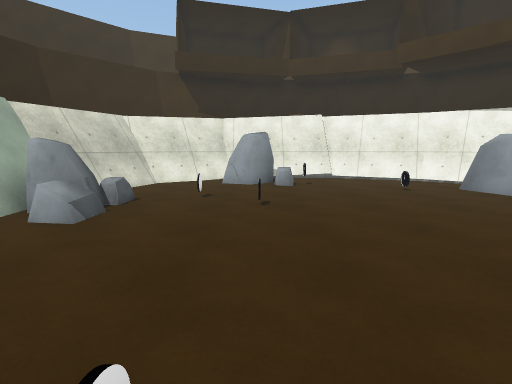
view 1 (above)

12 first-person views from a walk through a scene from a Unity 3-D project. The camera is 1.4 m above the floor, tilts 8° down and sees 80° across. The floor is counted in squares, 1 m on a side. Each view is taken from the middle of a square. On the plan, view 1 faces up. The plan holds only what a view shows up to about 14 squares ahead; the rest is blank. The place goes on beyond the plan. The player is left out. Some animated figures are left out. Some surface patterns are stand-ins.

view 2
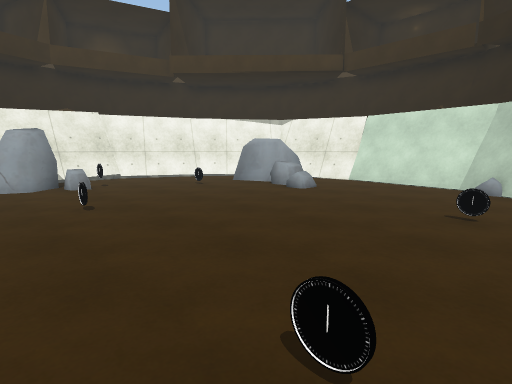

view 3
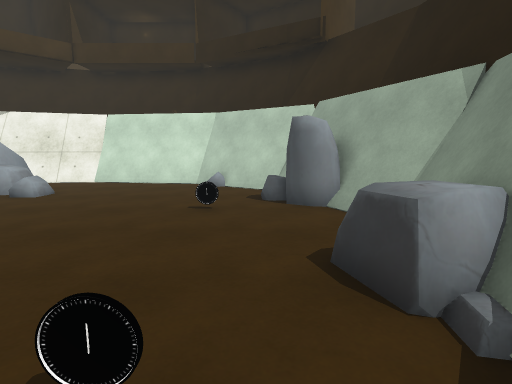

view 4
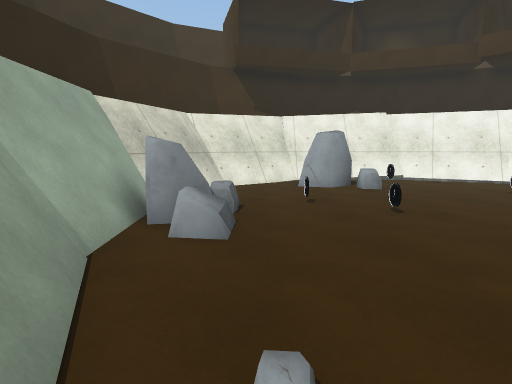

view 5
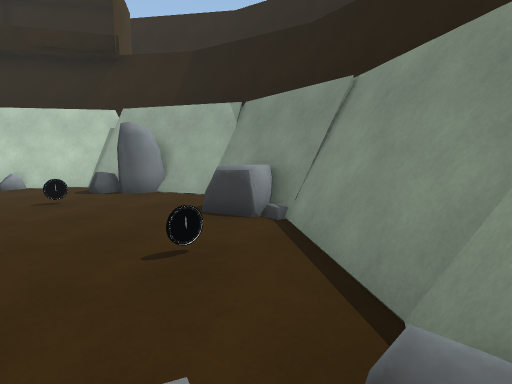

view 6
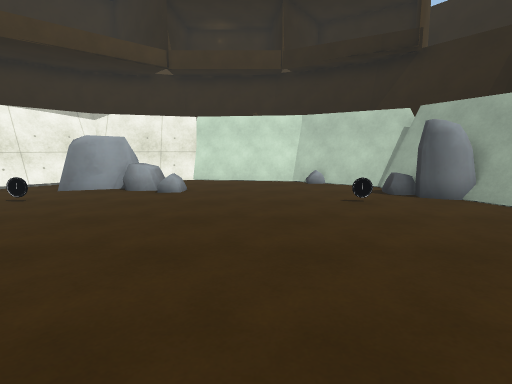

view 7
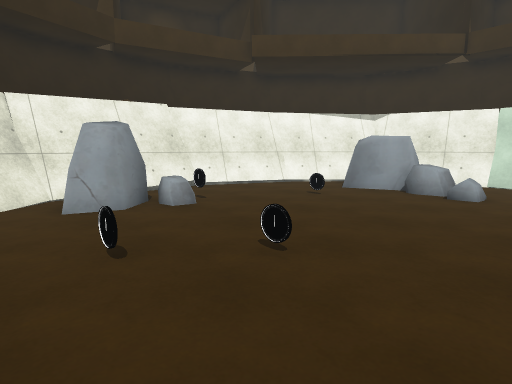

view 8
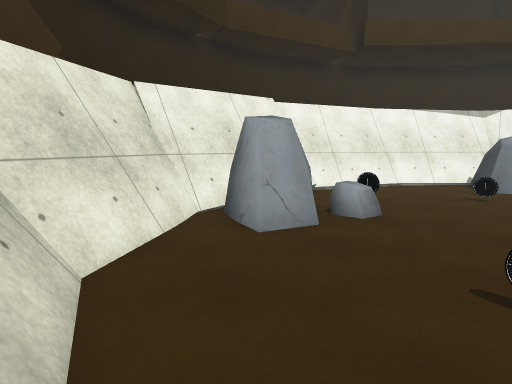

view 9
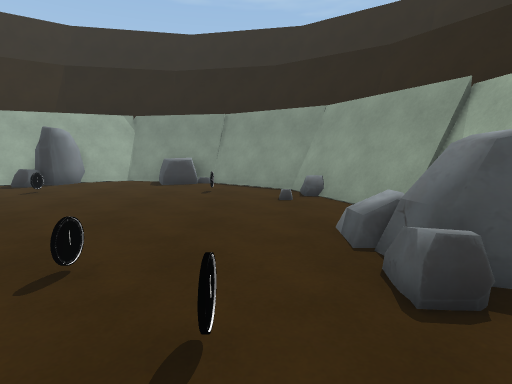

view 10
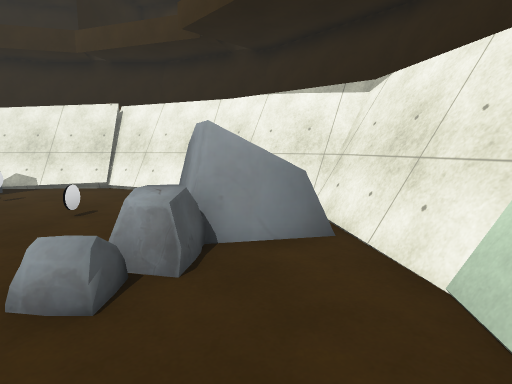

view 11
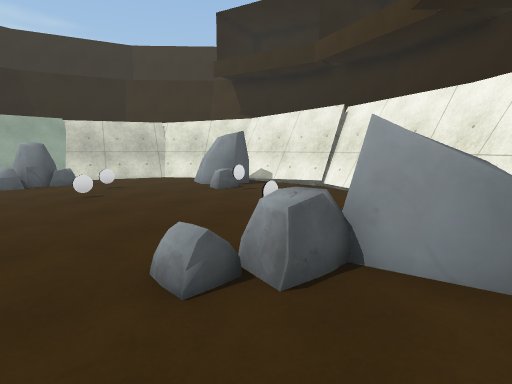

view 12
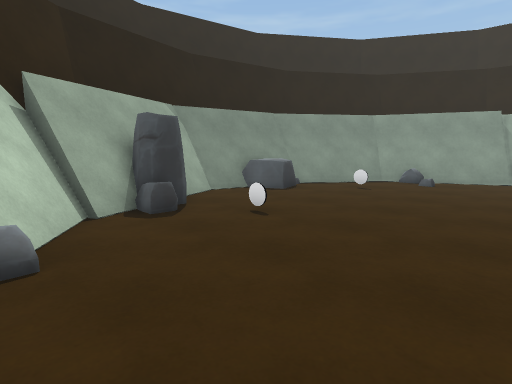

### Floor plan
Points are (right, up) in squares from view 1. A wall is a line through its corners. A room is listed if a view was taken in it or the views show most of it. See-through windows are left out.
Room 1 (views 1, 2, 3, 4, 5, 6, 7, 8, 9, 10, 11, 12)
walls: (11.4, 6.7) (10.7, 11); (11.5, 7.4) (10.9, 11) (7.5, 13.8); (6.7, -1.8) (8.2, -1.1); (10.8, 2.1) (11.5, 6.9); (-5.6, 4.5) (-3.6, 0.1); (7.5, 13.6) (3.7, 15.3); (-5.8, 4.4) (-3.8, 0.1) (-0.2, -2.5); (11.5, 8.8) (11.1, 11.1) (7.7, 14); (-0.4, -2.3) (3.6, -3.2) (5.9, -2.2); (-0.5, -2.4) (3.7, -3.3) (8.4, -1.1); (7.7, 13.8) (3.8, 15.6); (-0.3, -2.7) (3.4, -3.5); (7.8, 14) (4.5, 15.5); (8.5, -1.6) (11, 2) (11.5, 5.9); (3.5, 15.4) (-1.5, 15.3) (-4.9, 13) (-5.9, 9.9); (-5.9, 9.2) (-6.1, 8.7) (-5.8, 4.5); (8.6, -1.8) (11.1, 2) (11.5, 4.8); (3.8, -3.6) (8.2, -1.5) (10.8, 2.3); (-6, 9.6) (-6.2, 8.9) (-6, 4.3) (-4, 0) (-0.4, -2.7); (-1.4, 15.1) (-4.7, 12.9) (-5.6, 10); (-1.5, 15.5) (-5, 13.1) (-6.5, 8.8) (-6.2, 4.2)
low walls: (11.1, 6.8) (10.4, 10.9) (7.4, 13.4); (-2.2, -0.4) (-0.2, -1.9); (10, 1.6) (10.5, 2.3); (10.4, 2.3) (11, 7); (-5.2, 4.7) (-4.4, 3); (7.5, -1) (8.1, -0.7); (6.8, -1.5) (8.1, -0.8); (2.6, -2.5) (3.7, -2.7) (4.2, -2.5); (-5.5, 6.5) (-5.4, 4.8); (-3.5, 0.5) (-2.4, -0.3); (-5.4, 4.6) (-3.4, 0.3); (4.4, -2.4) (5.5, -1.9); (10.6, 2.1) (11.3, 6.9); (7.3, 13.4) (5.5, 14.3); (1.9, -2.6) (3.6, -2.9) (5.5, -2); (-3.6, 0.3) (-0.4, -2); (-5.5, 8) (-5.5, 6.7); (5, 14.5) (3.7, 15.1) (-1.2, 15) (-4.5, 12.8) (-5.8, 8.7) (-5.6, 4.4); (-0.3, -2.1) (0.5, -2.2); (8.2, -1.1) (9.7, 1.2); (3.7, 14.8) (0, 14.8); (-5.5, 9.2) (-5.7, 8.6); (10.7, 11) (7.4, 13.7); (3.8, 15.2) (-1.4, 15.1); (-0.2, 14.8) (-1.3, 14.7) (-3.3, 13.4); (-3.5, 13.3) (-4.3, 12.7) (-5.2, 9.9)
objects: rock (-5, 7) to (-5, 8); rock (-4, 2); rock (-4, 6) to (-4, 7); rock (-4, 8); clock (-2, 9); clock (-1, 1); rock (-1, 12) to (1, 14); clock (0, 8); rock (1, -2) to (2, -1); rock (1, 12); clock (2, 12); clock (5, 1); clock (5, 10); rock (6, -1); rock (7, -1) to (7, 0); rock (7, 8) to (8, 8); rock (7, 9) to (10, 11)

Where each view was taken, in squares from view 1:
view 1: 0 up, 0 right, facing up
view 2: 0 up, 2 left, facing up-right
view 3: 0 up, 2 left, facing right
view 4: 1 up, 3 left, facing up
view 5: 3 up, 4 left, facing down-right
view 6: 4 up, 3 left, facing right
view 7: 5 up, 3 left, facing up-right
view 8: 9 up, 5 left, facing up-right
view 9: 11 up, 2 left, facing down
view 10: 4 up, 9 right, facing up
view 11: 5 up, 10 right, facing up-left
view 12: 6 up, 10 right, facing down-left
